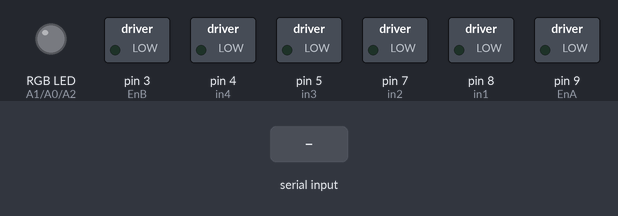
Recording of a sketch running on a simulated Arduino Uno, built with avr-gcc and run on an emulated ATmega328P. Shown: switched loads named in the sketch (green lamp = pin HIGH), an RGB LED mixed from three pins (HIGH = lit). The inputs (shaded band) are chosen by the test bench.

Above: at 1.2 s.
1.3 s: "on\n" received over the second serial link
At 2.0 s:
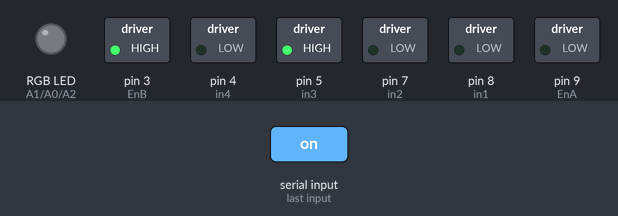
2.8 s: "disable\n" received over the second serial link
At 3.1 s:
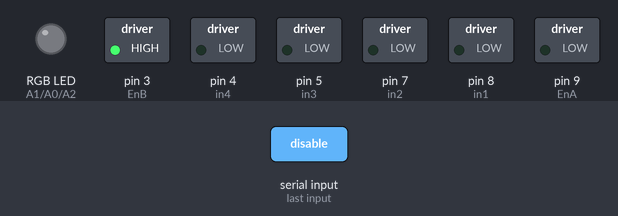
4.3 s: "90,45\n" received over the second serial link
At 5.5 s:
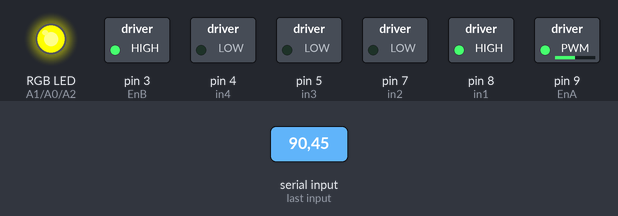
5.8 s: "off\n" received over the second serial link
At 6.6 s:
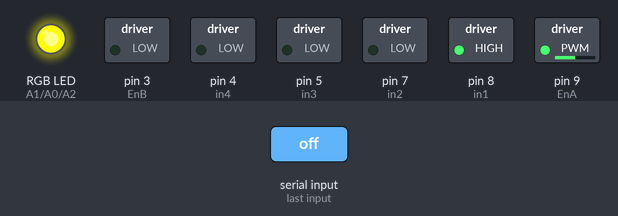
7.3 s: "200\n" received over the second serial link
At 7.7 s:
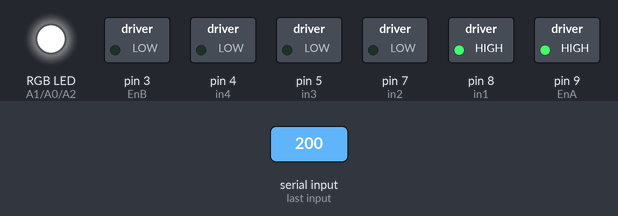
8.8 s: "90\n" received over the second serial link
At 10.1 s:
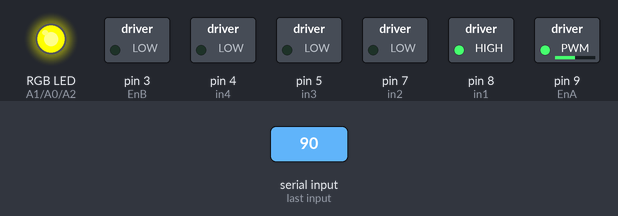
Timing chart, 0 to 11.3 s (numbered marks = the images above; inputs shaded):
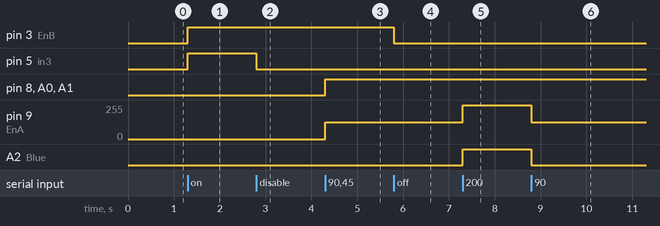

The sketch:

Somatosensory.ino
```cpp
/*
 * Unity Control Arduino
 * .BikeSpeed
 * .FloralArea
 *
 * Bluetooth
 * HC-05
 */
#include <SoftwareSerial.h>

/* Bluetooth */
SoftwareSerial BTSerial(10,11);

/* L298N */
//FanSpeed
const int EnA=9;
const int in1=8;
const int in2=7;
//FloralArea
const int EnB=3;
const int in3=5;
const int in4=4;

/* RGB LED */
const int Red=A1;
const int Green=A0;
const int Blue=A2;

/* received Data from Unity*/
String msg;
const char ecomChar='\n';
int Speed=0;

// SHOW color
int EndV=0;
int StarV=150;


void setup() {
  BTSerial.begin(38400);

  pinMode(Red,OUTPUT);
  pinMode(Green,OUTPUT);
  pinMode(Blue,OUTPUT);

  pinMode(EnA,OUTPUT);
  pinMode(EnB,OUTPUT);
  pinMode(in1,OUTPUT);
  pinMode(in2,OUTPUT);
  pinMode(in3,OUTPUT);
  pinMode(in4,OUTPUT);

  BTSerial.setTimeout(100);
}

void loop() {
  while(BTSerial.available()>0){
    msg=BTSerial.readStringUntil(ecomChar);

    if(msg == "on"){
      for(int i=105;i<256;i+=30){
        digitalWrite(in3,HIGH);
        digitalWrite(in4,LOW);

        analogWrite(EnB,i);
      }
    }
    else if(msg == "off"){
        digitalWrite(in3,LOW);
        digitalWrite(in4,LOW);

        analogWrite(EnB,0);
    }
    else if(msg == "disable"){
      digitalWrite(in1,LOW);
      digitalWrite(in2,LOW);
      digitalWrite(in3,LOW);
      digitalWrite(in4,LOW);

      analogWrite(Red,EndV);
      analogWrite(Green,EndV);
      analogWrite(Blue,EndV);
    }
    else{
      Speed=msg.toInt();
      FanSpeed(Speed);
    }
    delay(10);
    msg="";
  }
}

void FanSpeed(int n){

  if(n>30 && n<=60){
    //RGB light blue color
    analogWrite(Red,EndV);
    analogWrite(Green,StarV);
    analogWrite(Blue,StarV);

    //FanSpeed:75
    digitalWrite(in1,HIGH);
    digitalWrite(in2,LOW);
    analogWrite(EnA,75);
  }
  else if(n>60 && n<=120){
    //RGB Yellow color
    analogWrite(Red,StarV);
    analogWrite(Green,StarV);
    analogWrite(Blue,EndV);

    //FanSpeed:127
    digitalWrite(in1,HIGH);
    digitalWrite(in2,LOW);
    analogWrite(EnA,127);
  }
  else if(n>120 && n<=180){
    //RGB Red color
    analogWrite(Red,StarV);
    analogWrite(Green,EndV);
    analogWrite(Blue,EndV);

    //FanSpeed:191
    digitalWrite(in1,HIGH);
    digitalWrite(in2,LOW);
    analogWrite(EnA,191);

  }
  else if(n>180){
    //RGB Blue color
    analogWrite(Red,StarV);
    analogWrite(Green,StarV);
    analogWrite(Blue,StarV);

    //FanSpeed:255
    digitalWrite(in1,HIGH);
    digitalWrite(in2,LOW);
    analogWrite(EnA,255);
  }
  else{
    //RGB
    analogWrite(Red,EndV);
    analogWrite(Green,EndV);
    analogWrite(Blue,EndV);

    //FanSpeed:0
    digitalWrite(in1,LOW);
    digitalWrite(in2,LOW);
    analogWrite(EnA,0);
  }
}
```

Measured:
- after the input at 1.3 s, pin 3 (EnB), pin 5 (in3): LOW → HIGH at once
- after the input at 2.8 s, pin 5 (in3): HIGH → LOW at once
- after the input at 4.3 s, pin 8 (in1), A0 (Green), A1 (Red): LOW → HIGH at once; pin 9 (EnA): 0/255 → 127/255 at once
- after the input at 5.8 s, pin 3 (EnB): HIGH → LOW at once
- after the input at 7.3 s, pin 9 (EnA): 127/255 → 255/255 at once; A2 (Blue): LOW → HIGH at once
- after the input at 8.8 s, pin 9 (EnA): 255/255 → 127/255 at once; A2 (Blue): HIGH → LOW at once
